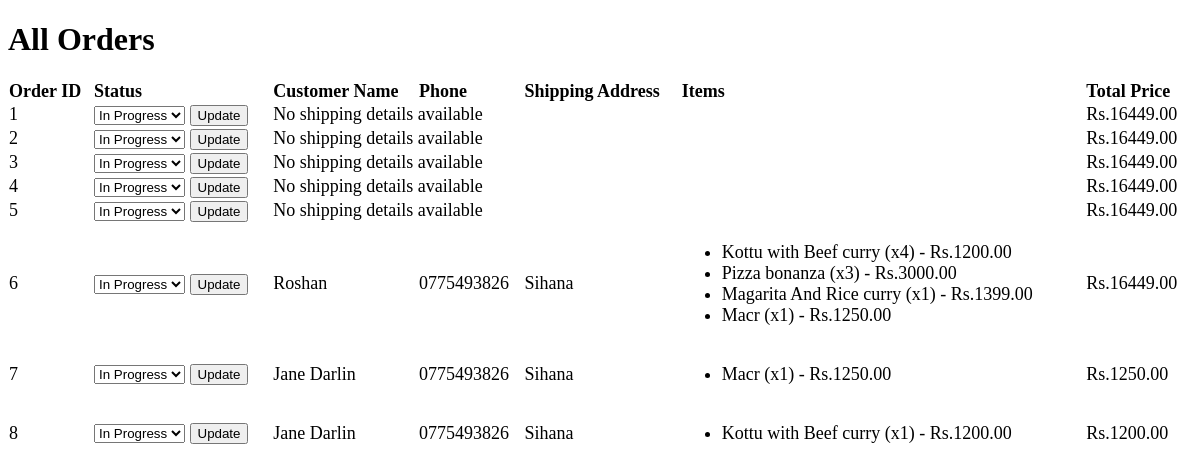
Page /dashboard/orders on the earlier database version.
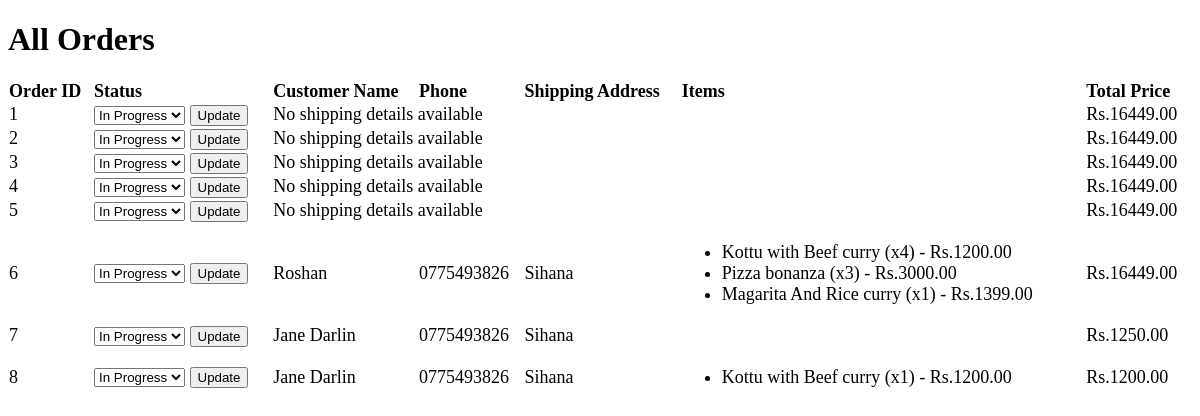
Same page on the later database version.
### webstore/models.py (models this page shows, shortened)
class Order(models.Model):
    items = models.TextField()  # Use for sqlite
    order_date = models.DateTimeField(auto_now_add=True)
    STATUS_CHOICES = [
        ('Incomplete', 'Incomplete'),
        ('Complete', 'Complete'),
    ]
    status = models.CharField(max_length=20, choices=STATUS_CHOICES, default='Incomplete')
    total_price = models.FloatField(default=0)

class ShippingDetails(models.Model):
    order = models.OneToOneField(Order, on_delete=models.CASCADE)  # Link to Order
    name = models.CharField(max_length=255)
    delivery_date = models.DateField()
    delivery_time = models.TimeField()
    house_no = models.CharField(max_length=10)
    street1 = models.CharField(max_length=255)
    street2 = models.CharField(max_length=255, blank=True, null=True)
    town = models.CharField(max_length=255)
    phone = models.CharField(max_length=15)

class OrderItem(models.Model):
    order = models.ForeignKey(Order, on_delete=models.CASCADE)
    item = models.ForeignKey(Menu, on_delete=models.CASCADE)
    quantity = models.PositiveIntegerField(default=1)

class Menu(models.Model):
    name = models.CharField(max_length=50)
    description = models.CharField(max_length=400)
    price = models.FloatField()
    img_url = models.ImageField(upload_to='static/')

### webstore/views.py (the view)
# urls.py: path('dashboard/orders', views.view_orders, name='view_orders'),  # Correct URL pattern
def view_orders(request):
    orders = Order.objects.all()
    order_details = []
    for order in orders:
        order_items = OrderItem.objects.filter(order=order)
        try:
            shipping_details = ShippingDetails.objects.get(order=order)
        except ShippingDetails.DoesNotExist:
            shipping_details = None  # In case shipping details are missing
        order_detail = {
            'order': order,
            'shipping_details': shipping_details,
            'order_items': order_items
        }
        order_details.append(order_detail)
    return render(request, 'view_orders.html', {'order_details': order_details})

### webstore/templates/view_orders.html (shortened to what this page needs)
<!DOCTYPE html>
<html lang="en">
<head>
    {% load static %}
</head>
<body>
<h1>All Orders</h1>
<table class="styled-table">
    <thead>
        <tr>
            <th>Order ID</th>
            <th>Status</th>
            <th>Customer Name</th>
            <th>Phone</th>
            <th>Shipping Address</th>
            <th>Items</th>
            <th>Total Price</th>
        </tr>
    </thead>
    <tbody>
        {% for order_detail in order_details %}
            <tr>
                <td>{{ order_detail.order.id }}</td>
                <td>
                    <form method="POST" action="{% url 'update_order_status' order_detail.order.id %}">
                        <select name="status">
                            <option value="In Progress" {% if order_detail.order.status == 'In Progress' %}selected{% endif %}>In Progress</option>
                        </select>
                        <button type="submit">Update</button>
                    </form>
                </td>
                {% if order_detail.shipping_details %}
                    <td>{{ order_detail.shipping_details.name }}</td>
                    <td>{{ order_detail.shipping_details.phone }}</td>
                    <td>{{ order_detail.shipping_details.street1 }}</td>
                {% else %}
                    <td colspan="3">No shipping details available</td>
                {% endif %}
                <td>
                    <ul>
                        {% for item in order_detail.order_items %}
                            <li> {{ item.item.name }} (x{{ item.quantity }}) - Rs.{{ item.item.price|floatformat:2 }} </li>
                        {% endfor %}
                    </ul>
                </td>
                <td> Rs.{{ order_detail.order.total_price|floatformat:2 }}</td>
            </tr>
        {% endfor %}
    </tbody>
</table>

### webstore/templates/view_orders.html (style rules this page uses)
.styled-table { width: 100%; border-collapse: collapse; margin: 20px 0; font-size: 18px; text-align: left; }

Differences in the rows shown:
removed OrderItem: item.name "Macr", quantity "1", item.price "1250.00", shown under Order "Roshan"
removed OrderItem: item.name "Macr", quantity "1", item.price "1250.00", shown under Order id 7
